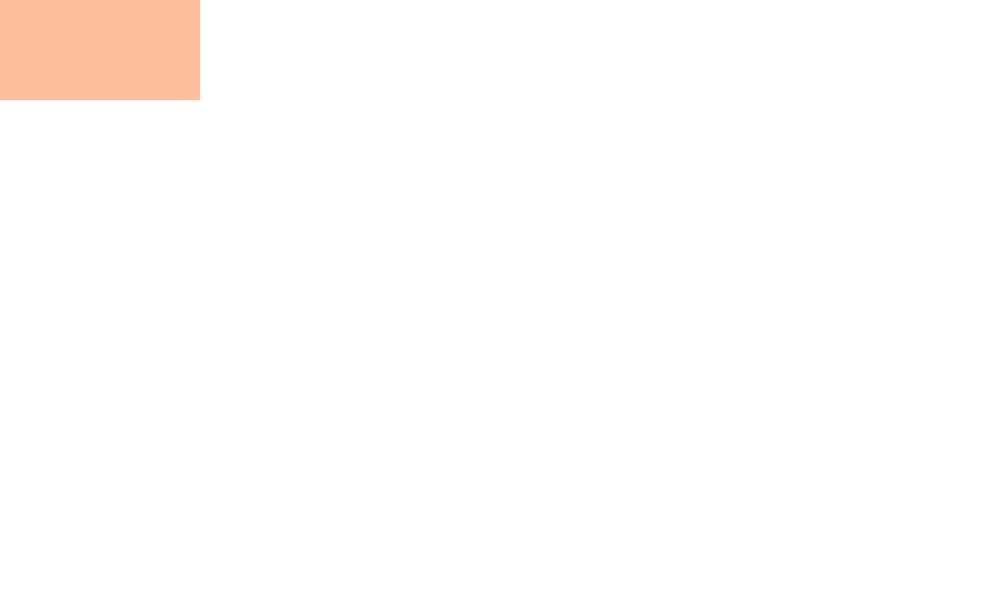
Frame 1 (no input)
Frame 60 (the mouse pressed at the canvas centre just before this capture): identical to frame 1, image omitted
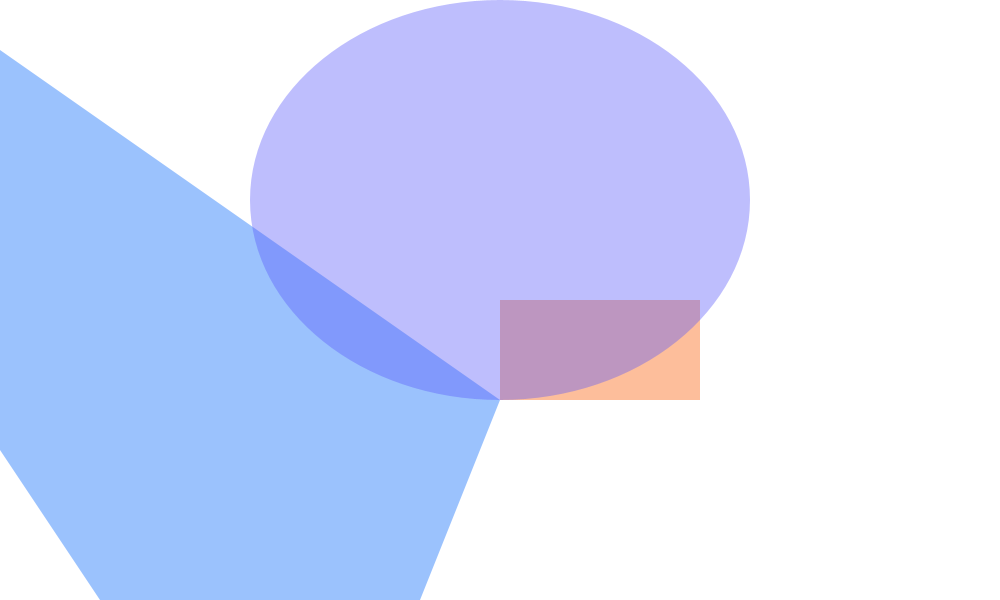
Frame 120 (the mouse held since frame 60 and released just before this capture)

The Processing sketch that drew these frames (run headless with seeded random() and noise(); from frame 60 on, the mouse is pressed at the canvas centre):

// Processing sketch: processing_99695
// ── processing_99695.pde

void setup(){
  size(1000,600);
  background(255);
}
void draw(){
   background(255);
  strokeWeight(10);
  stroke(0);
  
  //point(10,10);
  strokeWeight(0);
  stroke(255,0,0);
  //line(15,1,100,30);
  
  noStroke();
  fill(250,90,0,100);
  rect(mouseX,mouseY,200,100);
  noStroke();
  fill(0,100,250,100);
  triangle(mouseY,900,mouseX,400,-mouseX,-mouseY);
   fill(90,90,250,100);
  ellipse(mouseY+200,200,mouseX,400);
  
  
}
